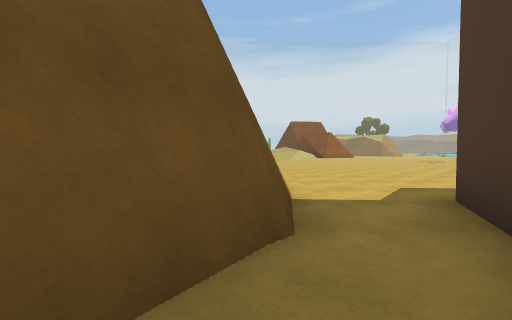
[1] (above)

24 first-person views from a walk through a 3-D level made in the Unity game engine. The camera is 1.2 m above the floor, tilts 2° down and sees 90° across. The floor is counted in squares, 2 m on a side. Each view is taken from the middle of a square. On the plan, view 1 faces up. The plan holds only what a view shows up to about 9 squares ahead; the rest is blank. The place goes on beyond the plan. The player character is not drawn. Some animated figures are left out.

[2]
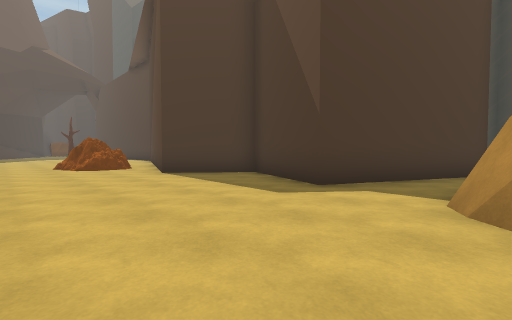

[3]
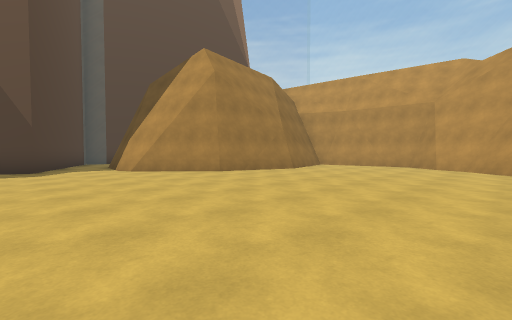

[4]
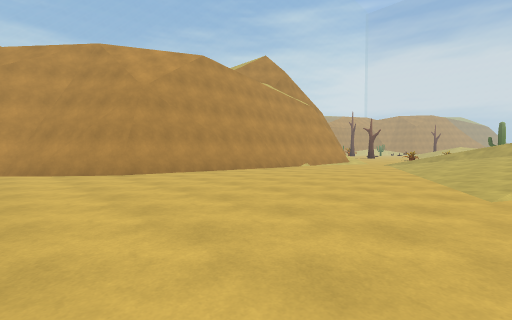

[5]
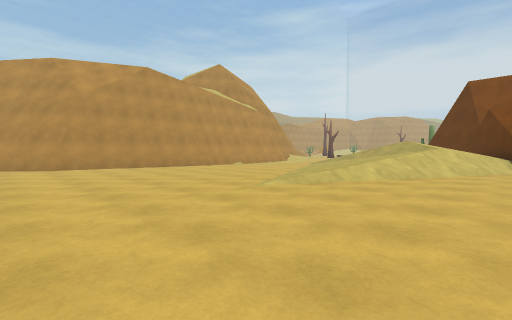

[6]
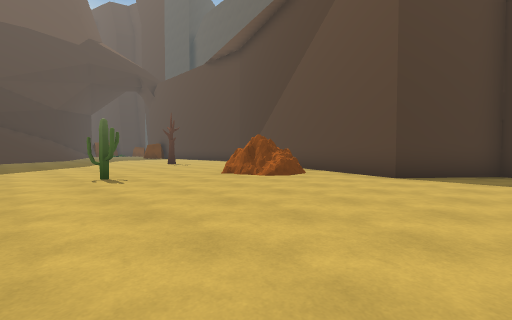

[7]
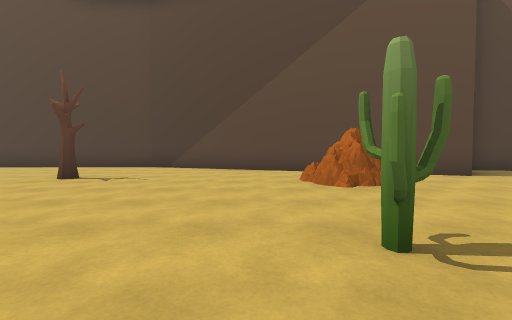

[8]
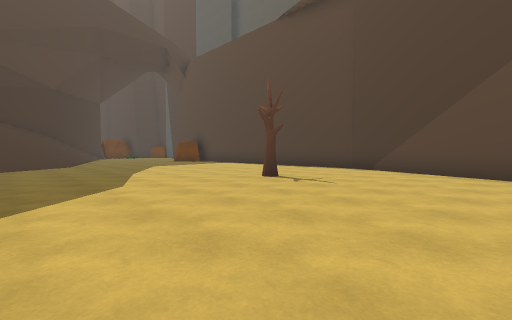

[9]
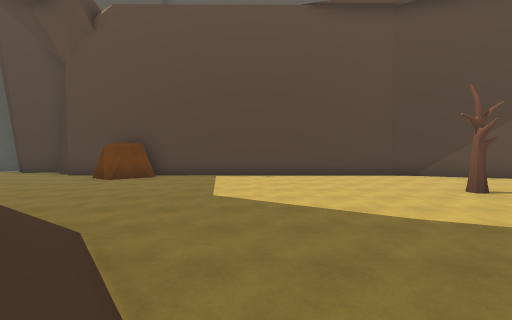

[10]
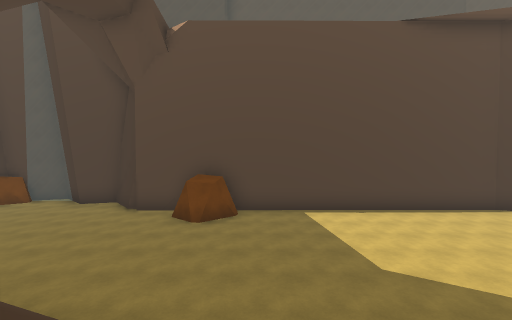

[11]
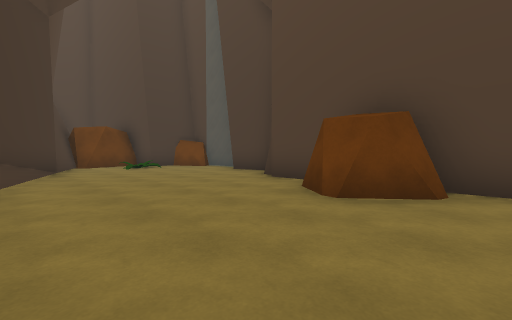

[12]
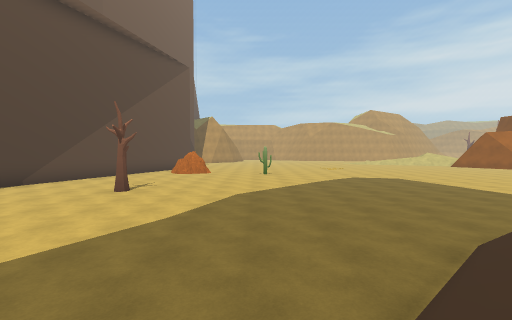

[13]
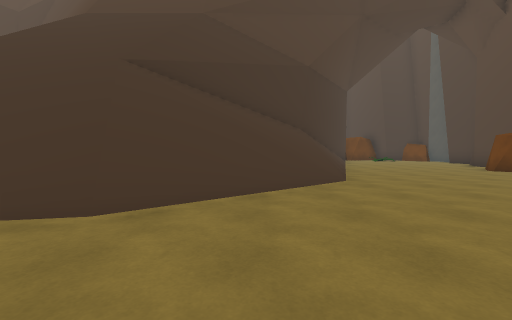

[14]
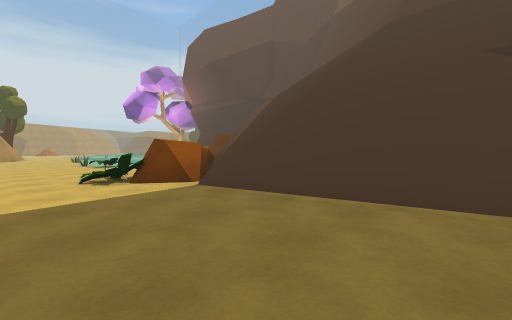

[15]
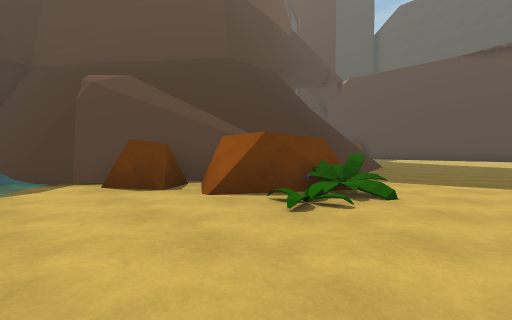

[16]
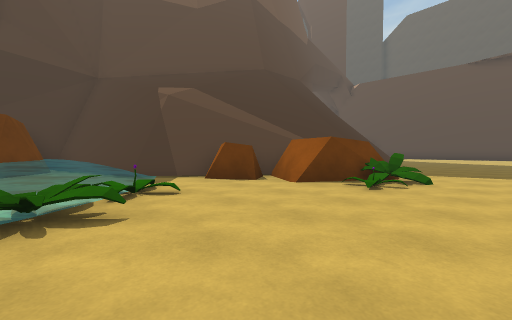

[17]
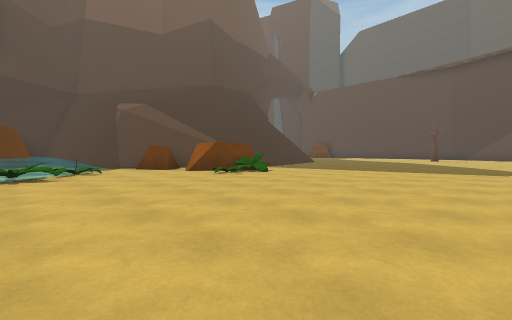

[18]
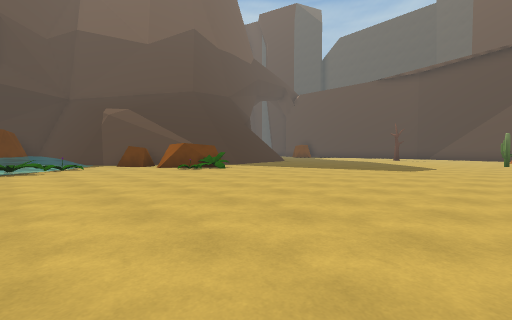

[19]
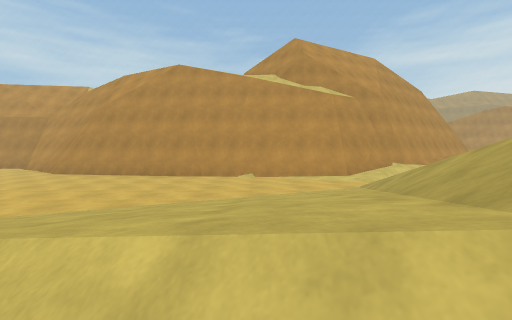

[20]
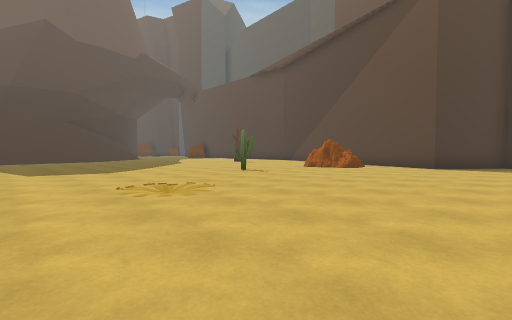

[21]
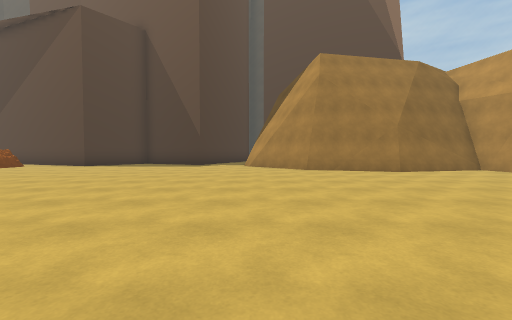

[22]
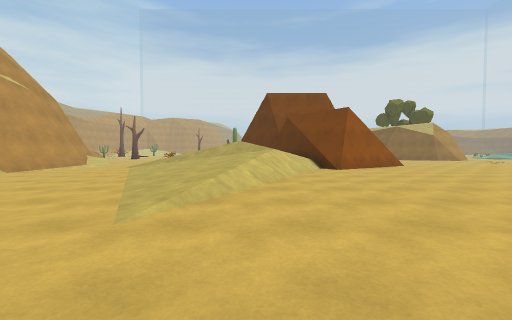

[23]
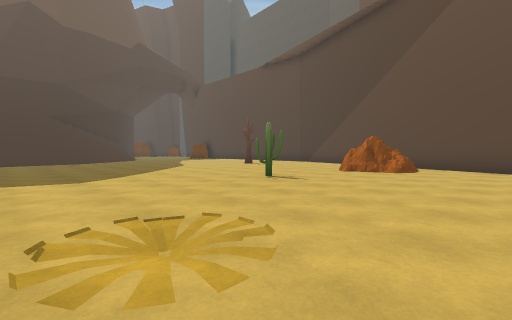

[24]
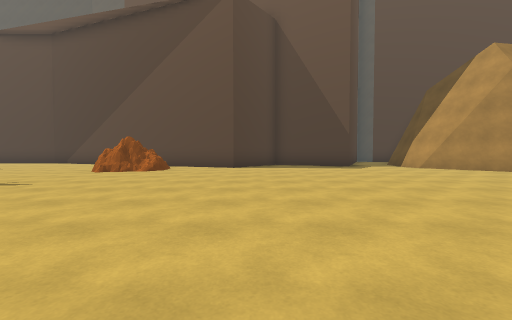

### Floor plan
Key: @ floor where view 1 was taken; # wall or solid block; . main floor; : floor 0.75 m higher than the main floor; / step, stairs or slope; = window, fence, low wall or low ledge; ~ water the walk can cross; ≈ water the walk keeps out of; ^ raised ledge; v drop or lower ground; O other object.
Columns run from 7 left of view 1 to 35 right of it. Each row starts with its distance up from view 1.
 22    #..///////##............O~~~≈##
 21    #...//////...............O~~≈≈:v##
 20    #.../////.................~~##vvv#
 19   ##....////..... ............##vvvv#
 18   ##....///.....  ........OOOO# ///##
 17   #.....///....   .........O#v/////
 16   #....../....    ........OOv/////
 15   #..........     .........//////#
 14   #........................//////^
 13  ##......................../////=
 12 ##.............O.........../////=
 11 #..........................///###^
 10 #...........................///#=^
  9 .............................///#^
  8  .................O..........////^
  7 ..............................////#
  6 ######...........................//
  5 #    ##.........##..................//##
  4       ##........=#.....O...............###
  3       ##.#...####.........................O
  2       ##.#####   ###.............O........O
  1       #..#         ###..........OO......O
  0        @##           ###############.....
 -1        =#                          ##==

Positions as (right, up) in squares from view 1, and headings:
1: (0, 0), facing up
2: (0, 7), facing down-right
3: (3, 12), facing down-left
4: (2, 11), facing up-left
5: (5, 12), facing up-left
6: (5, 10), facing down-right
7: (12, 10), facing down
8: (12, 9), facing down-right
9: (21, 10), facing down
10: (24, 9), facing down
11: (24, 5), facing down-right
12: (23, 8), facing left
13: (18, 9), facing right
14: (17, 11), facing up-right
15: (17, 20), facing down-right
16: (17, 22), facing down-right
17: (13, 22), facing down-right
18: (11, 22), facing down-right
19: (4, 20), facing left
20: (5, 14), facing down-right
21: (0, 14), facing down
22: (3, 13), facing up
23: (7, 13), facing down-right
24: (6, 13), facing down
